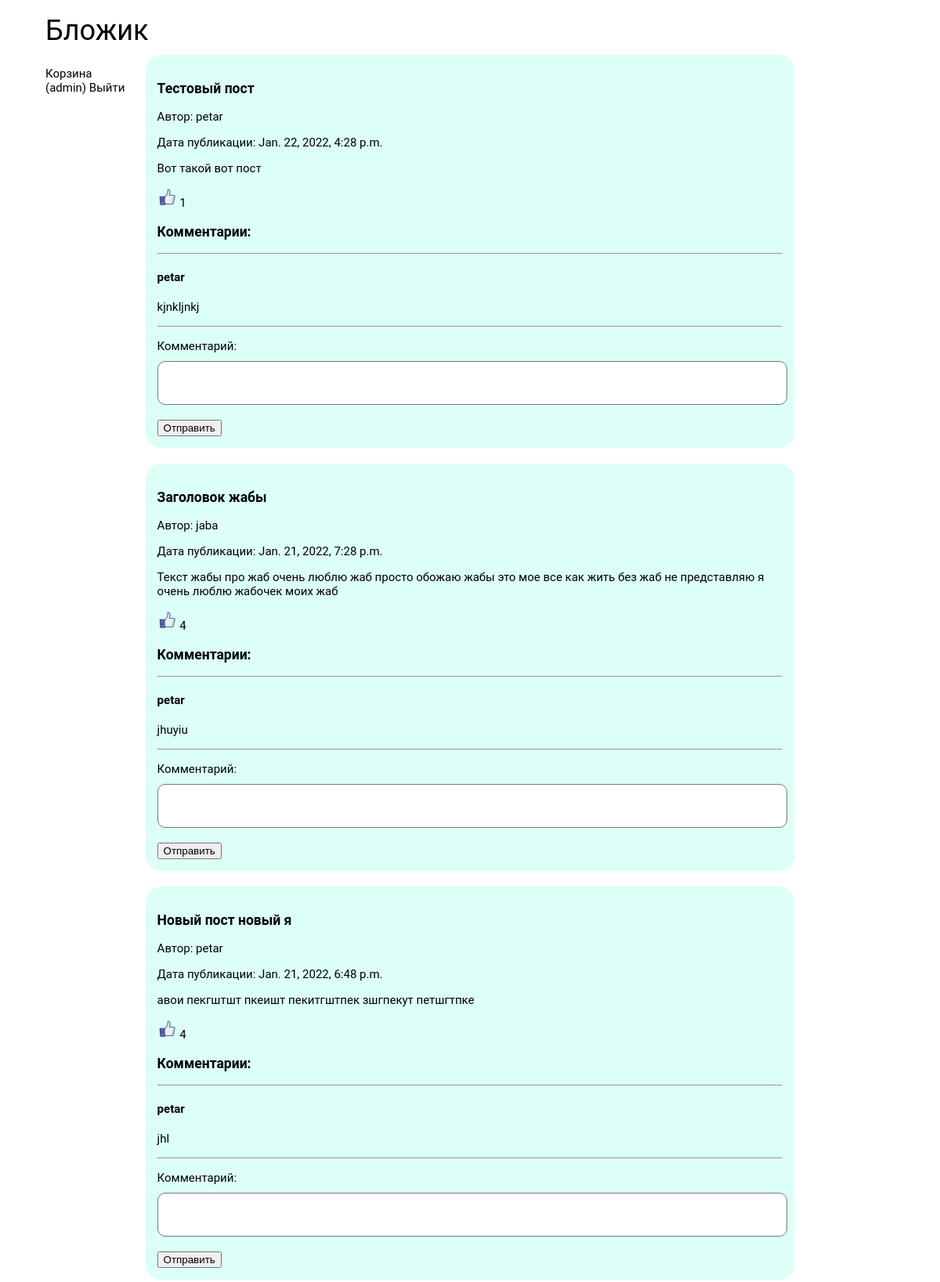
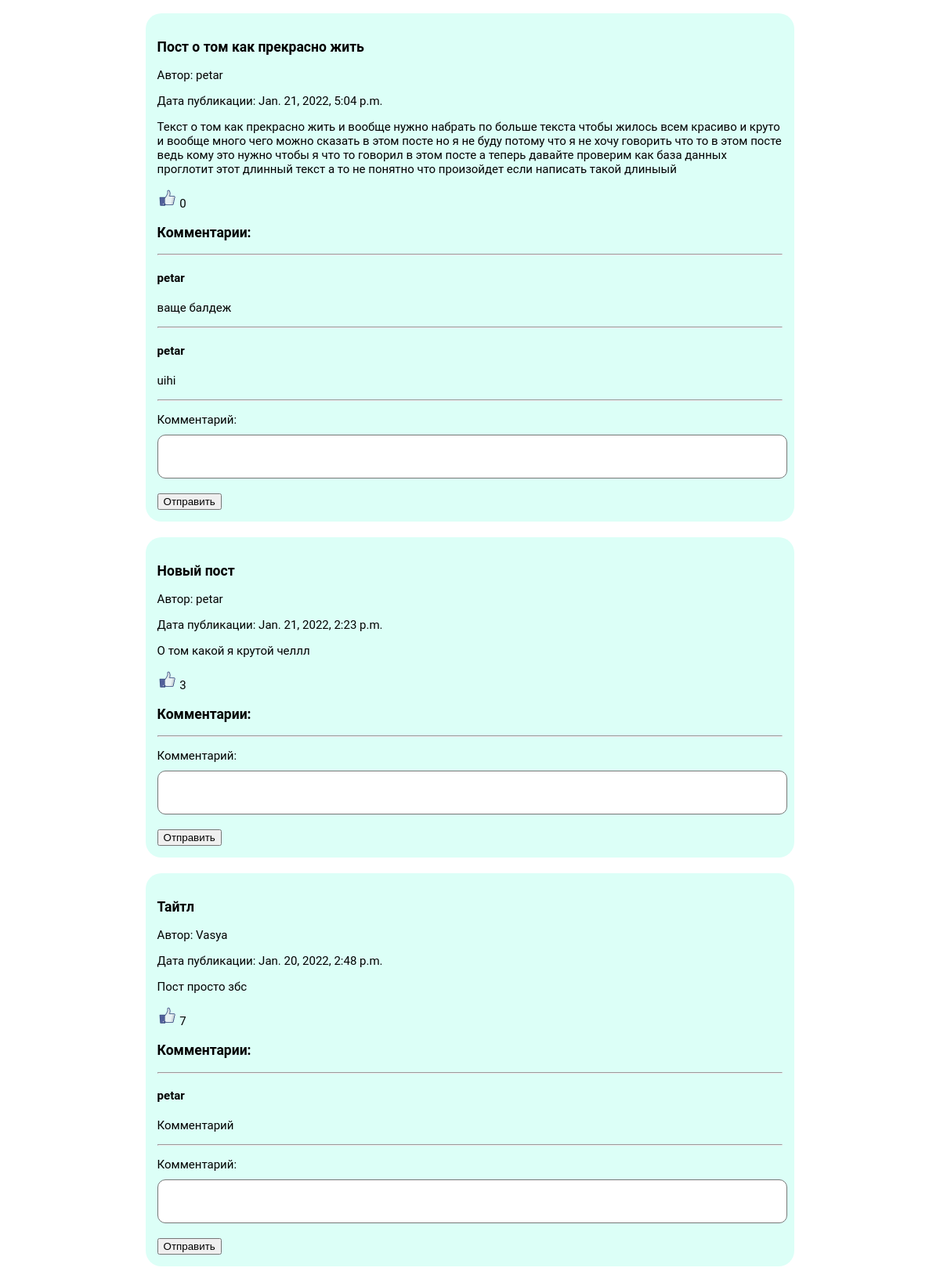
The app's page / (signed in) with its own data (2 pictures, top to bottom).
### blog/models.py (models this page shows)
class Post(models.Model):
    title = models.CharField(max_length=100)
    author = models.ForeignKey(
        'auth.User',
        on_delete=models.CASCADE
    )
    text = models.TextField()
    date = models.DateTimeField()
    likes = models.IntegerField(default=0)
    isActive = models.BooleanField(default=1)

class Comment(models.Model):
    date = models.DateTimeField(default=datetime.datetime.now())
    text = models.TextField(default="")
    post = models.ForeignKey(
        Post,
        on_delete=models.CASCADE
    )
    author = models.ForeignKey(
        'auth.User',
        on_delete=models.CASCADE
    )

### blog/views.py (the view)
# urls.py: path('', blog.views.index),
def index(request):
    posts = Post.objects.filter(isActive=1).order_by('-date')
    ids = []
    for post in posts:
        ids.append(post.id)
    print("IDS")
    print(ids)
    comments = Comment.objects.filter(post_id__in=ids).order_by('-date')[:6][::-1]
    print("COMMENTS")
    for comment in comments:
        print(comment)
    context ={
        'username': request.user,
        'posts': posts,
        'comments': comments,
        'form': CommentForm()
    }
    return render(request, 'index.html', context)

### blog/forms.py
class CommentForm(forms.Form):
    text = forms.CharField(widget=forms.Textarea, max_length=100, label='Комментарий')

### blog/templates/index.html (shortened to what this page needs)
{% extends 'base.html' %}
{% load static %}
{% block content %}
    <link rel="stylesheet" type="text/css" href="{% static 'blog/feed.css' %}">
    <div class="content">
        {% for post in posts %}
            <div class="post">
                <h3>{{ post.title }}</h3>
                <p>Автор: <a href="/accounts/{{ post.author }}">{{ post.author }}</a></p>
                <p>Дата публикации: {{ post.date }}</p>
                <p>{{ post.text }}</p>
                <p> <a href="like/{{ post.id }}"> <img src="{% static "like.png" %}" width="25px" height="25px"> </a> {{ post.likes }} </p>
                <h3>Комментарии:</h3>
                <hr>
                {% for comment in comments %}
                    {% if comment.post == post %}
                        <p><h4>{{ comment.author.username }}</h4></p>
                        <p>{{ comment.text }}</p>
                        <hr>
                    {% endif %}
                {% endfor %}
                <form action="/add_comment/{{ post.id }}" method="post">
                    <div class="form_comm">
                        {{ form.as_p }}
                        <button type="submit" class="button">Отправить</button>
                    </div>
                </form>
            </div>
        {% endfor %}
    </div>
{% endblock %}

### blog/templates/base.html (shortened to what this page needs)
<!DOCTYPE html>
<html lang="en">
<head>
</head>
{% load static %}
<link rel="stylesheet" type="text/css" href="{% static 'blog/base.css' %}">
<body>
<div>
    <section>
        <div class="head"> <a href="/"> Бложик </a> </div>
        <ul class="menu">
            {% if not username.is_anonymous %}
                <li> <a href="/wastebin/">Корзина</a> </li>
                <li> <a href="/accounts/{{ username }}">({{ username }})</a> <a href="/logout"> Выйти</a> </li>
            {% else %}
                <li><a href="/login">Войти</a></li>
            {% endif %}
        </ul>
    </section>
</div>
    {% block content %}
    {% endblock %}
</body>
</html>

### blog/static/blog/base.css (style rules this page uses)
body { font: normal 15px 'Roboto', sans-serif; }
.head { font-size: 36px; text-decoration: none; padding-top: 10px; padding-bottom: 10px; padding-left: 50px; text-align: left; }
a { color: black; text-decoration: none; }
.menu { list-style: none; position: absolute; padding-left: 50px; }

### blog/static/blog/feed.css (style rules this page uses)
.post { background: #dcfff7; padding: 15px; margin-bottom: 20px; border-radius: 20px; }
.content { max-width: 70%; margin: auto; }
.form_comm label { font: normal 15px 'Roboto', sans-serif; display: block; padding-bottom: 10px; }
.form_comm textarea { width: 100%; height: 50px; border-radius: 10px; outline: none; resize: none; }

### records on screen
Post: title "Тестовый пост", author "petar", date "Jan. 22, 2022, 4:28 p.m.", text "Вот такой вот пост", likes "1"
Comment: author.username "petar", text "kjnkljnkj"
Post: title "Заголовок жабы", author "jaba", date "Jan. 21, 2022, 7:28 p.m.", text "Текст жабы про жаб очень люблю жаб просто обожаю жабы это мое все как жить без жаб не представляю я очень люблю жабочек моих жаб", likes "4"
Comment: author.username "petar", text "jhuyiu"
Post: title "Новый пост новый я", author "petar", date "Jan. 21, 2022, 6:48 p.m.", text "авои пекгштшт пкеишт пекитгштпек зшгпекут петшгтпке", likes "4"
Comment: author.username "petar", text "jhl"
Post: title "Пост о том как прекрасно жить", author "petar", date "Jan. 21, 2022, 5:04 p.m.", text "Текст о том как прекрасно жить и вообще нужно набрать по больше текста чтобы жилось всем красиво и круто и вообще много чего можно сказать в этом посте но я не буду потому что я не хочу говорить что то в этом посте ведь кому это нужно чтобы я что то говорил в этом посте а теперь давайте проверим как база данных проглотит этот длинный текст а то не понятно что произойдет если написать такой длиныый", likes "0"
Comment: author.username "petar", text "ваще балдеж"
Comment: author.username "petar", text "uihi"
Post: title "Новый пост", author "petar", date "Jan. 21, 2022, 2:23 p.m.", text "О том какой я крутой челлл", likes "3"
Post: title "Тайтл", author "Vasya", date "Jan. 20, 2022, 2:48 p.m.", text "Пост просто збс", likes "7"
Comment: author.username "petar", text "Комментарий"

### other values on screen
{{ username }} "admin"
